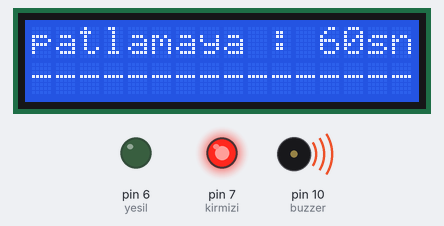
Bench run of a sketch on a simulated Arduino Uno, built with avr-gcc and run on an emulated ATmega328P. Shown: 16×2 character LCD, output pins drawn as LEDs (lit = HIGH), buzzer (waves = sounding, pin HIGH). What the sketch prints to the serial monitor is not drawn. At 11.1 s the program stops and its outputs stay as they are.

Above: at 0.1 s.
At 0.6 s:
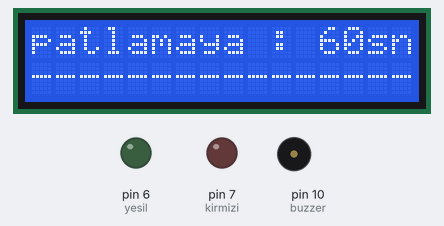
At 1.1 s:
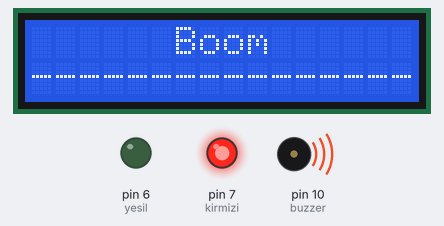
Timing chart, 0 to 2.6 s (numbered marks = the images above):
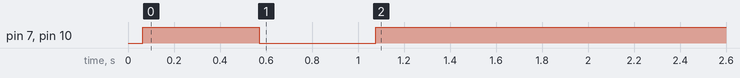

Measured:
- by itself, pin 7 (kirmizi): LOW → HIGH at 0.06 s, → LOW 0.51 s later, → HIGH 0.51 s later
- by itself, pin 10 (buzzer): LOW → HIGH at 0.07 s, → LOW 0.50 s later, → HIGH 0.51 s later

The sketch:

boom.ino
```cpp
#include <LiquidCrystal.h>

int yesil=6,kirmizi=7,buzzer=10;
LiquidCrystal lcd(12, 11, 5, 4, 3, 2);

const int analogPin = A0; // Analog giriş pini A0
const int analogPin1 = A1; // Analog giriş pini A1

void setup() {
  Serial.begin(9600);
  pinMode(yesil,OUTPUT);
  pinMode(buzzer,OUTPUT);
  pinMode(kirmizi,OUTPUT);
  lcd.begin(16, 2);
}

void loop() {

  for(int i=60;i>0;i--){
    //surekş, okunmaları gerektigi icin burda
    int analogValue = analogRead(analogPin); // Analog değeri oku
    int analogValue1 = analogRead(analogPin1); // Analog değeri oku


    Serial.print("analogValue :");
    Serial.println(analogValue);

    Serial.print("analogValue1 :");
    Serial.println(analogValue1);


    digitalWrite(kirmizi,1);
    lcd.clear();
    lcd.setCursor(0,0);   //lcd.home() aynı
    lcd.print("patlamaya : ");
    lcd.setCursor(12,0);
    lcd.print(i);
    if(i>=10) lcd.setCursor(14,0);
    if(i<10) lcd.setCursor(13,0);
    lcd.print("sn");
    lcd.setCursor(0,1);
    digitalWrite(buzzer,1);
    lcd.print("----------------");
    delay(500);
    digitalWrite(buzzer,0);
    digitalWrite(kirmizi,0);
    delay(500);   //buzzer icin
    //ilk kontrol ustteki kablo cekilirse
    if (analogValue != 0){
      Serial.println("boom");
      lcd.clear();
      lcd.setCursor(0,0);   //lcd.home() aynı
      lcd.print("      Boom");
      lcd.setCursor(0,1);
      lcd.print("----------------");
      digitalWrite(buzzer,1);
      digitalWrite(kirmizi,1);
      delay(10000);
      exit(1);
    }
    if (analogValue1 != 0){
      Serial.println("bomba durdu");
      lcd.clear();
      lcd.setCursor(0,0);   //lcd.home() aynı
      lcd.print("  bomba durdu");
      lcd.setCursor(0,1);
      lcd.print("----------------");
      digitalWrite(buzzer,0);
      digitalWrite(kirmizi,0);
      digitalWrite(yesil,1);
      delay(10000);
      exit(1);
    }

    if(i==1){
      Serial.println("boom");
      lcd.clear();
      lcd.setCursor(0,0);   //lcd.home() aynı
      lcd.print("      Boom");
      lcd.setCursor(0,1);
      lcd.print("----------------");
      digitalWrite(buzzer,1);
      digitalWrite(kirmizi,1);
      delay(10000);
      exit(1);
    }
  }
}
```
